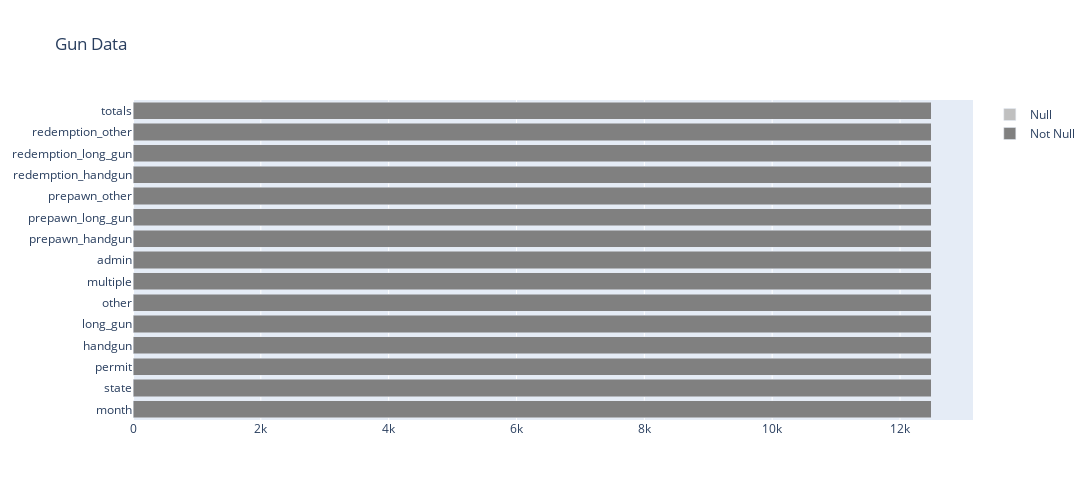

The cell this chart's notebook holds for it:
### Code cell
# task 2: filling remaining columns with missing values with columns mode
df_gun_v1 = df_gun_v1.apply(lambda x: x.fillna(x.mode().index[0]) if x.dtypes == np.number else x)

# another way to do the same task:
# for col in df1.select_dtypes(include=np.number):
#     df1[col] = df1[col].fillna(df1[col].mode().index[0])

# recheck NaNs
hp.explore_nans(df_gun_v1, 'Gun Data')

### Figure 1 — Plotly figure (JSON) as saved in the notebook; plotly's stock layout.template omitted (floating-point values rounded to 4 significant figures)
{"data": [{"marker": {"color": "rgb(128,128,128)"}, "name": "Not Null", "orientation": "h", "type": "bar", "x": [12485, 12485, 12485, 12485, 12485, 12485, 12485, 12485, 12485, 12485, 12485, 12485, 12485, 12485, 12485], "y": ["month", "state", "permit", "handgun", "long_gun", "other", "multiple", "admin", "prepawn_handgun", "prepawn_long_gun", "prepawn_other", "redemption_handgun", "redemption_long_gun", "redemption_other", "totals"]}, {"marker": {"color": "rgb(192,192,192)"}, "name": "Null", "orientation": "h", "type": "bar", "x": [0, 0, 0, 0, 0, 0, 0, 0, 0, 0, 0, 0, 0, 0, 0], "y": ["month", "state", "permit", "handgun", "long_gun", "other", "multiple", "admin", "prepawn_handgun", "prepawn_long_gun", "prepawn_other", "redemption_handgun", "redemption_long_gun", "redemption_other", "totals"]}], "layout": {"barmode": "stack", "height": 500, "title": {"text": "Gun Data"}, "width": 1200}}
